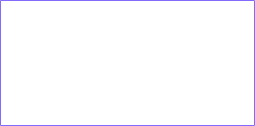
<?xml version="1.0" encoding="UTF-8"?>
<ui version="4.0">
 <class>FramelessWidget</class>
 <widget class="QWidget" name="FramelessWidget">
  <property name="geometry">
   <rect>
    <x>0</x>
    <y>0</y>
    <width>255</width>
    <height>126</height>
   </rect>
  </property>
  <property name="windowTitle">
   <string>Form</string>
  </property>
  <property name="styleSheet">
   <string notr="true">QWidget
{
background:white;
border:1px solid rgb(128, 106, 255);
border-radius: 1px;
}</string>
  </property>
 </widget>
 <resources/>
 <connections/>
</ui>
